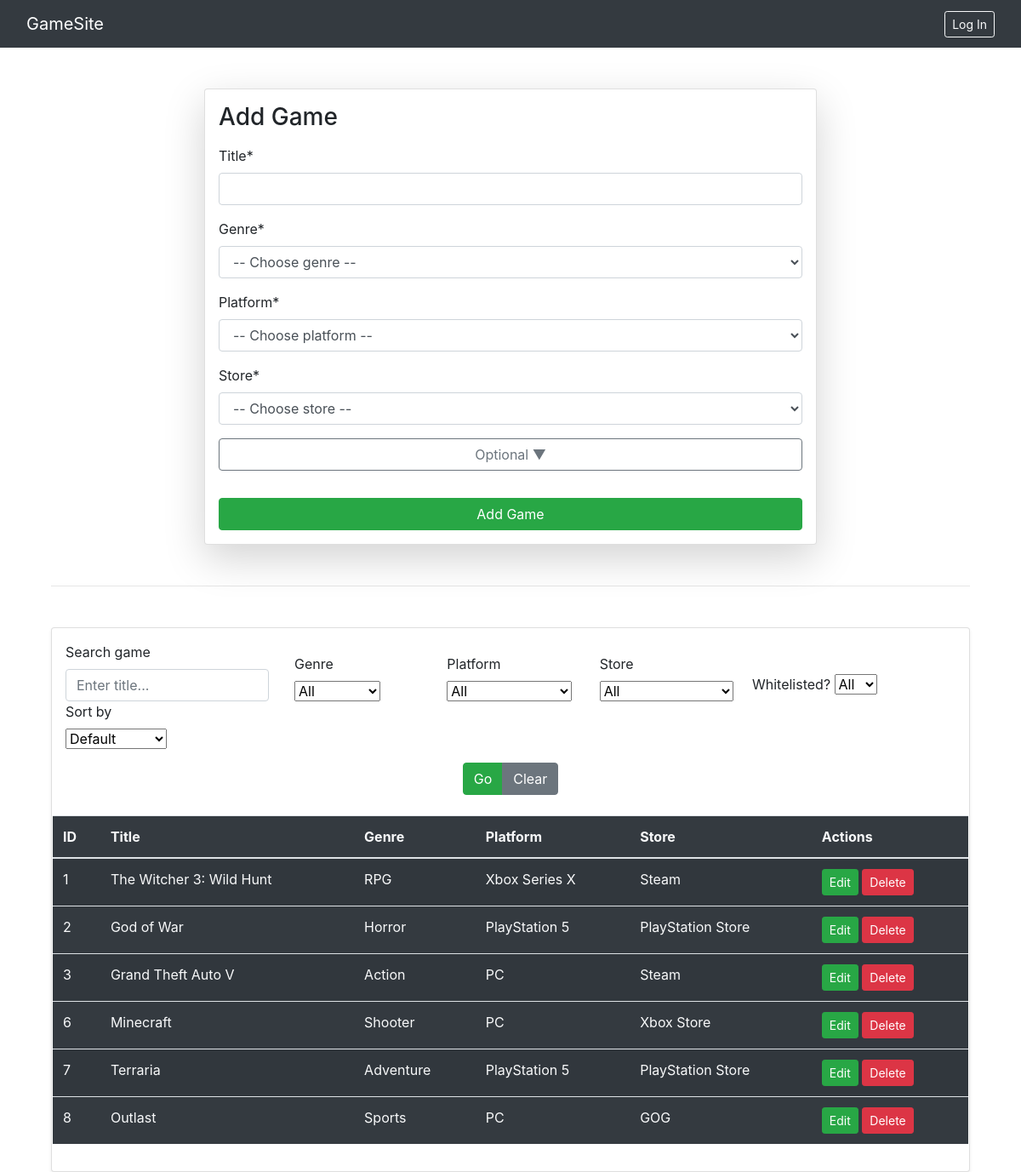
The page /games/ on the database as committed earlier.
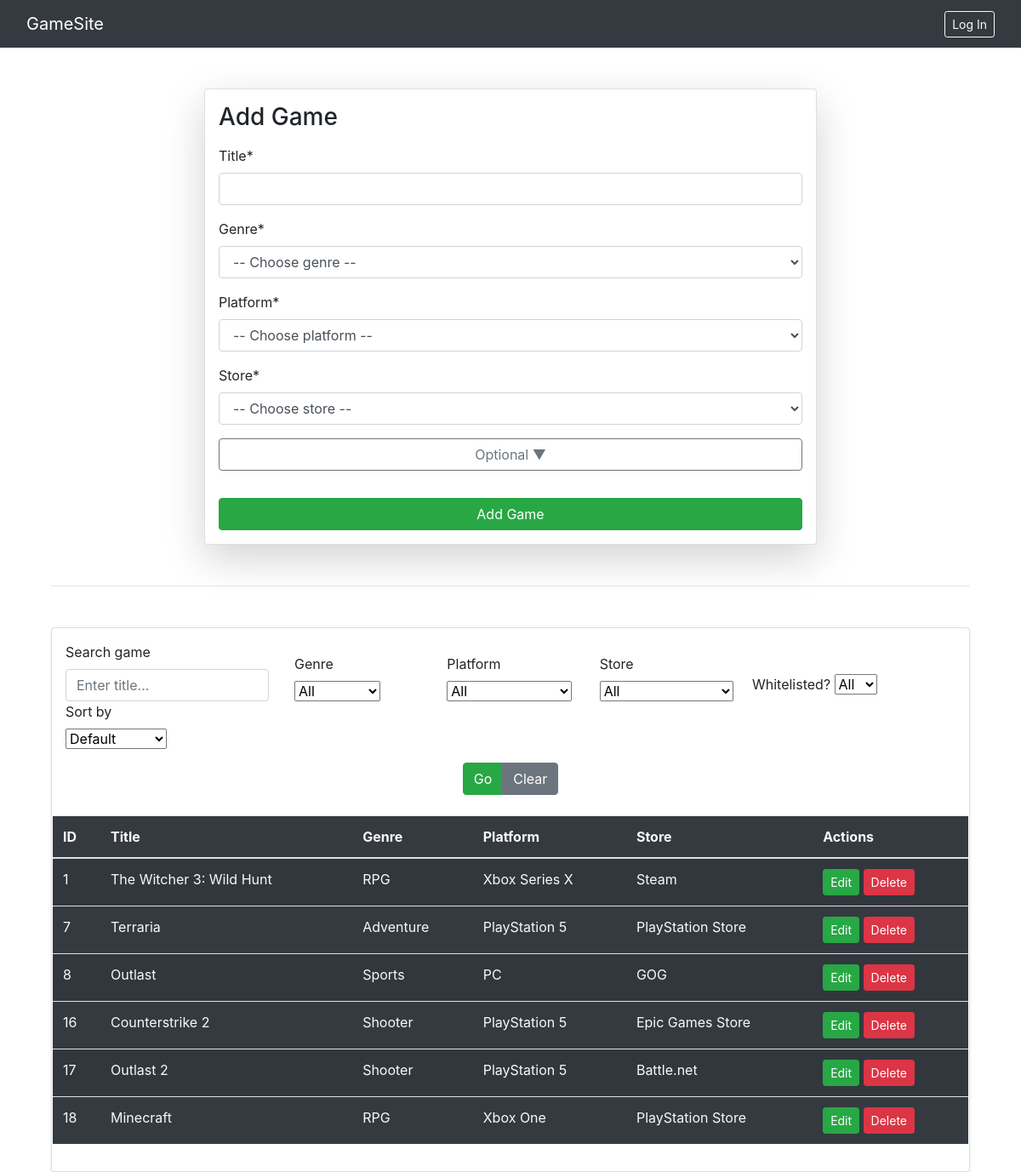
The same page on the database as committed later.
### game_site/models.py (models this page shows, shortened)
class Game(models.Model):
    game_name = models.CharField(max_length=30)
    genre = models.ForeignKey(Genre, on_delete=models.CASCADE)
    platform = models.ForeignKey(Platform, on_delete=models.CASCADE)
    store = models.ForeignKey(Store, on_delete=models.CASCADE)
    size = models.ForeignKey(Size, on_delete=models.SET_NULL, null=True)
    developer = models.ForeignKey(Developer, on_delete=models.SET_NULL, null=True)
    publisher = models.ForeignKey(Publisher, on_delete=models.SET_NULL, null=True)
    dlc = models.ForeignKey(DLC, on_delete=models.SET_NULL, null=True, blank=True)
    game_mode = models.ForeignKey(GameMode, on_delete=models.SET_NULL, null=True)
    license = models.ForeignKey(License, on_delete=models.SET_NULL, null=True)
    system_requirements = models.ForeignKey(SystemRequirement, on_delete=models.SET_NULL, null=True)
    review = models.ForeignKey(Review, on_delete=models.SET_NULL, null=True, blank=True)
    multimedia = models.ForeignKey(Multimedia, on_delete=models.SET_NULL, null=True, blank=True)
    status = models.ForeignKey(Status, on_delete=models.SET_NULL, null=True)
    sales_history = models.ForeignKey(SalesHistory, on_delete=models.SET_NULL, null=True, blank=True)
    game_log = models.ForeignKey(GameLog, on_delete=models.SET_NULL, null=True, blank=True)
    rating = models.ForeignKey(Rating, on_delete=models.SET_NULL, null=True)
    online_status = models.ForeignKey(OnlineStatus, on_delete=models.SET_NULL, null=True, blank=True)
    award = models.ForeignKey(Award, on_delete=models.SET_NULL, null=True, blank=True)
    language = models.ForeignKey(Language, on_delete=models.SET_NULL, null=True)

class Genre(models.Model):
    genre_ID=models.IntegerField()
    Genre_Name=models.CharField(max_length=30)
    Genre_Popularity=models.CharField(max_length=20)
    def __str__(self):
        return self.Genre_Name

class Platform(models.Model):
    platform_ID=models.IntegerField()
    Platform_Name=models.CharField(max_length=30)
    def __str__(self):
        return self.Platform_Name

class Store(models.Model):
    store_ID=models.IntegerField()
    Store_Name=models.CharField(max_length=30)
    def __str__(self):
        return self.Store_Name

### game_site/views.py (the view, shortened to what this page needs)
# urls.py: path('games/', views.games_view, name="games"),
def games_view(request):
    games_qs = Game.objects.select_related(
        "genre", "platform", "store", "rating", "online_status"
    ).all()
    search_term      = request.GET.get("search", "").strip()
    genre_filter     = request.GET.get("genre", "")
    platform_filter  = request.GET.get("platform", "")
    store_filter     = request.GET.get("store", "")
    whitelisted      = request.GET.get("whitelisted")
    sort_by          = request.GET.get("sort", "")
    if search_term:
        games_qs = games_qs.filter(game_name__icontains=search_term)
    if genre_filter:
        games_qs = games_qs.filter(genre_id=genre_filter)
    if platform_filter:
        games_qs = games_qs.filter(platform_id=platform_filter)
    if store_filter:
        games_qs = games_qs.filter(store_id=store_filter)
    if whitelisted == "yes":
        games_qs = games_qs.filter(whitelisted_by=request.user)
    elif whitelisted == "no":
        games_qs = games_qs.exclude(whitelisted_by=request.user)
    if sort_by == "name":
        games_qs = games_qs.order_by("game_name")
    elif sort_by == "rating":
        games_qs = games_qs.order_by("-review__rating")
    elif sort_by == "players":
        games_qs = games_qs.order_by("-online_status__active_players")
    context = {
        "games": games_qs,
        "genres": Genre.objects.all(),
        "platforms": Platform.objects.all(),
        "stores": Store.objects.all(),
        "sizes": Size.objects.all(),
        "developers": Developer.objects.all(),
        "publishers": Publisher.objects.all(),
        "dlcs": DLC.objects.all(),
        "gamemodes": GameMode.objects.all(),
        "licenses": License.objects.all(),
        "sysreqs": SystemRequirement.objects.all(),
        "reviews": Review.objects.all(),
        "multimedias": Multimedia.objects.all(),
        "statuses": Status.objects.all(),
        "sales_histories": SalesHistory.objects.all(),
        "gamelogs": GameLog.objects.all(),
        "ratings": Rating.objects.all(),
        "online_statuses": OnlineStatus.objects.all(),
        "awards": Award.objects.all(),
        "languages": Language.objects.all(),
        "search": search_term,
        "selected_genre": genre_filter,
        "selected_platform": platform_filter,
        "selected_store": store_filter,
        "sort_by": sort_by,
        "whitelisted": whitelisted,
    }
    return render(request, "games.html", context)

### game_site/models.py (called while the page is built)
    def __str__(self):
        return f"{self.first_name} {self.last_name}"

### game_site/templates/games.html (shortened to what this page needs)
{% extends "base.html" %}
{% block content %}
<link href="https://maxcdn.bootstrapcdn.com/bootstrap/4.5.2/css/bootstrap.min.css" rel="stylesheet">
<div class="container mt-5">
  <form class="col-md-8 mx-auto card p-3 shadow-lg" method="post">
    <h3 class="mb-3">Add Game</h3>
    <div class="form-group mb-3">
      <label>Title*</label>
      <input name="game_name" type="text" class="form-control" required />
    </div>
    <div class="form-group mb-3">
      <label>Genre*</label>
      <select name="genre" class="form-control" required>
        <option value="">-- Choose genre --</option>
      </select>
    </div>
    <div class="form-group mb-3">
      <label>Platform*</label>
      <select name="platform" class="form-control" required>
        <option value="">-- Choose platform --</option>
      </select>
    </div>
    <div class="form-group mb-3">
      <label>Store*</label>
      <select name="store" class="form-control" required>
        <option value="">-- Choose store --</option>
      </select>
    </div>
    <button class="btn btn-outline-secondary mb-3"
            type="button"
            data-bs-toggle="collapse"
            data-bs-target="#optionalFields"
            aria-expanded="false">
      Optional ▼
    </button>
    <button type="submit" class="btn btn-success mt-3">Add Game</button>
  </form>
  <hr class="my-5" />
  <form method="get" class="card p-3 shadow-sm">
    <div class="row g-3 align-items-end">
      <div class="col-md-3">
        <label class="form-label">Search game</label>
        <input name="search" type="text" class="form-control"
               value="{{ search }}" placeholder="Enter title..." />
      </div>
      <div class="col-md-2">
        <label class="form-label">Genre</label>
        <select name="genre" class="form-select">
          <option value="">All</option>
        </select>
      </div>
      <div class="col-md-2">
        <label class="form-label">Platform</label>
        <select name="platform" class="form-select">
          <option value="">All</option>
        </select>
      </div>
      <div class="col-md-2">
        <label class="form-label">Store</label>
        <select name="store" class="form-select">
          <option value="">All</option>
        </select>
      </div>
      <div class="col-md-2">
        <label class="form-label">Whitelisted?</label>
        <select name="whitelisted" class="form-select">
          <option value="">All</option>
        </select>
      </div>
      <div class="col-md-2">
        <label class="form-label">Sort by</label>
        <select name="sort" class="form-select">
          <option value="">Default</option>
        </select>
      </div>
     <div class="col-12 d-flex justify-content-center mt-3 mb-4">
    <div class="btn-group gap-2" role="group">
        <button class="btn btn-success" type="submit">Go</button>
        <a href="{% url 'games' %}" class="btn btn-secondary">Clear</a>
    </div>
</div>
  </form>
  <table class="table table-striped table-hover align-middle">
    <thead>
      <tr>
        <th>ID</th>
        <th>Title</th>
        <th>Genre</th>
        <th>Platform</th>
        <th>Store</th>
        <th>Actions</th>
      </tr>
    </thead>
    <tbody>
      {% for game in games %}
        <tr>
          <td>{{ game.id }}</td>
          <td>{{ game.game_name }}</td>
          <td>{{ game.genre }}</td>
          <td>{{ game.platform }}</td>
          <td>{{ game.store }}</td>
          <td>
            <a href="/update_game/{{ game.id }}" class="btn btn-success btn-sm">Edit</a>
            <a href="/delete_game/{{ game.id }}" class="btn btn-danger btn-sm">Delete</a>
          </td>
        </tr>
      {% empty %}
        <tr>
          <td colspan="6" class="text-center text-muted">No games found.</td>
        </tr>
      {% endfor %}
    </tbody>
  </table>
</div>
{% endblock %}

### game_site/templates/base.html (shortened to what this page needs)
<!DOCTYPE html>
<html lang="en">
<head>
    <link href="https://maxcdn.bootstrapcdn.com/bootstrap/4.5.2/css/bootstrap.min.css" rel="stylesheet" />
</head>
<body>
{% include "Navbar/_navbar.html" %}
    <div class="container mt-4">
        {% block content %}{% endblock %}
    </div>
</body>
</html>

### game_site/templates/Navbar/_navbar.html (shortened to what this page needs)
<nav class="navbar navbar-expand-lg navbar-dark bg-dark w-100">
    <div class="container-fluid">
        <a class="navbar-brand" href="/">GameSite</a>
        <div class="collapse navbar-collapse" id="navbarNav">
            <div class="ml-auto d-flex align-items-center">
                {% if user.is_authenticated %}
                    <span class="navbar-text me-2">Hi {{ user.username }}!&emsp;</span>
                    <form action="{% url 'logout' %}" method="post" class="d-inline">
                        {% csrf_token %}
                        <button type="submit" class="btn btn-outline-light btn-sm">Log Out</button>
                    </form>
                {% else %}
                    <a href="{% url 'login' %}" class="btn btn-outline-light btn-sm">Log In</a>
                {% endif %}
            </div>
        </div>
    </div>
</nav>

### game_site/templates/base.html (style rules this page uses)
table.table { background-color: #343a40; }
table.table td, table.table th { color: #f8f9fa; }

Rows that differ between the two databases and show on the page:
removed Game: id "2", game_name "God of War", genre "Horror", platform "PlayStation 5", store "PlayStation Store"
removed Game: id "3", game_name "Grand Theft Auto V", genre "Action", platform "PC", store "Steam"
removed Game: id "6", game_name "Minecraft", genre "Shooter", platform "PC", store "Xbox Store"
added Game: id "16", game_name "Counterstrike 2", genre "Shooter", platform "PlayStation 5", store "Epic Games Store"
added Game: id "17", game_name "Outlast 2", genre "Shooter", platform "PlayStation 5", store "Battle.net"
added Game: id "18", game_name "Minecraft", genre "RPG", platform "Xbox One", store "PlayStation Store"
